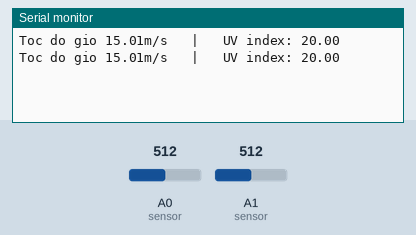
Bench run of a sketch on a simulated Arduino Uno, built with avr-gcc and run on an emulated ATmega328P. On the bench: the last lines printed to the serial monitor. The test bench sets the inputs (shaded band); at power-on: A0 (sensor) = 512, A1 (sensor) = 512.

Above: at 1.8 s.
1.9 s: A0 (sensor) set to 716
At 2.8 s:
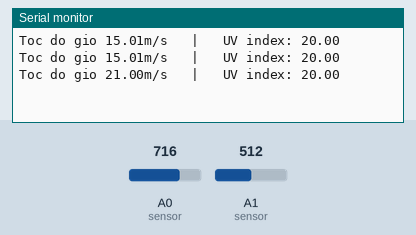
3.4 s: A1 (sensor) set to 716
At 4.7 s:
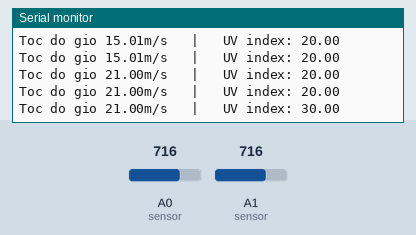
4.9 s: A0 (sensor) set to 900
At 5.7 s:
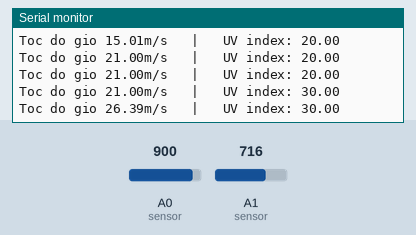
6.4 s: A1 (sensor) set to 900
At 7.8 s:
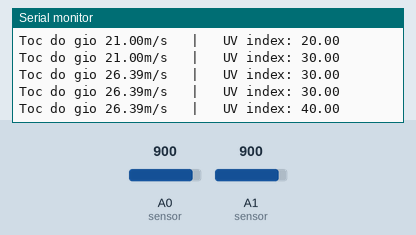
Timing chart, 0 to 8.9 s (numbered marks = the images above; inputs shaded):
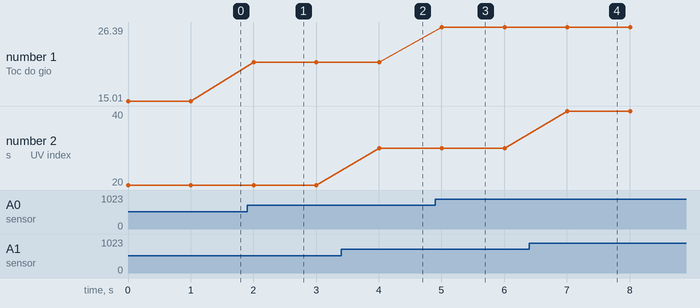

Measured:
- after the input at 1.9 s, the serial monitor: prints a new line after 0.10 s (image 1)
- after the input at 3.4 s, the serial monitor: prints a new line after 0.61 s (image 2)
- after the input at 4.9 s, the serial monitor: prints a new line after 0.11 s (image 3)
- after the input at 6.4 s, the serial monitor: prints a new line after 0.61 s (image 4)
- plotted number 1: 15.01 → 21 after the input at 1.9 s, 21 → 26.39 after the input at 4.9 s
- plotted number 2: 20 → 30 after the input at 3.4 s, 30 → 40 after the input at 6.4 s

The sketch:

wind_UV.ino
```cpp
// #include <DHT.h>
// #include <DHT_U.h>

// #define DHTPIN 2
// #define DHTTYPE DHT22
// DHT dht(DHTPIN, DHTTYPE);

  //int measurePin = A2; //Connect dust sensor to Arduino A2 pin
  //int ledPower = 7;   //Connect 3 led driver pins of dust sensor to Arduino D2
  //int samplingTime = 280; // time required to sample signal coming out  of the sensor
  //int deltaTime = 40;
  //int sleepTime = 9680;

  //float voMeasured = 0;
  //float calcVoltage = 0;
  //float dustDensity = 0;


void setup() {
  Serial.begin(9600);
  // dht.begin();
  //pinMode(ledPower,OUTPUT);
}

void loop() {
  int sensorValue = analogRead(A0); //Connect wind speed sensor to Arduino A0 pin
  int sensorValue_UV = analogRead(A1); //Connect UV sensor to Arduino A1 pin

  float outvoltage = sensorValue * (5.0 / 1023.0);
  float Level = 6 * outvoltage; //The level of wind speed is proportional to the output voltage.
  int voltage = sensorValue_UV * (5.0 / 1023.0);


  // float Humidity = dht.readHumidity();
  // Read temperature as Celsius (the default)
  // float Temperature = dht.readTemperature();
  // Read temperature as Fahrenheit (isFahrenheit = true)
  // float Temp_Fahrenheit = dht.readTemperature(true);
  // Check if any reads failed and exit early (to try again).
  // if (isnan(Humidity) || isnan(Temperature) || isnan(Temp_Fahrenheit)) {
  //   Serial.println("Failed to read from DHT sensor!");
  //   return;
  // }


  Serial.print("Toc do gio ");
  Serial.print(Level);
  Serial.print("m/s");
  Serial.print("   |   ");
  Serial.print("UV index: ");
  Serial.print(voltage/.1);
  //Serial.println("   |   ");
  // Serial.print("Humidity: ");
  // Serial.print(Humidity);
  // Serial.print("%");
  // Serial.print("   |   ");
  // Serial.print("Temperature: ");
  // Serial.print(Temperature);
  // Serial.print("°C ");
  // Serial.print(Temp_Fahrenheit);
  // Serial.println("°F ");

  //digitalWrite(ledPower,LOW); // power on the LED
  //delayMicroseconds(samplingTime);
  //voMeasured = analogRead(measurePin); // read the dust value
  //delayMicroseconds(deltaTime);
  //digitalWrite(ledPower,HIGH); // turn the LED off
  //delayMicroseconds(sleepTime);
  // 0 - 5V mapped to 0 - 1023 integer values
  // recover voltage
  //calcVoltage = voMeasured * (5.0 / 1024.0);
  //dustDensity = 170 * calcVoltage - 0.1;
  //Serial.print("dustDensity: ");
  //Serial.println(dustDensity); // unit: ug/m3


  //   Serial.println(" level now");
  Serial.println();
  delay(1000);
}
```
